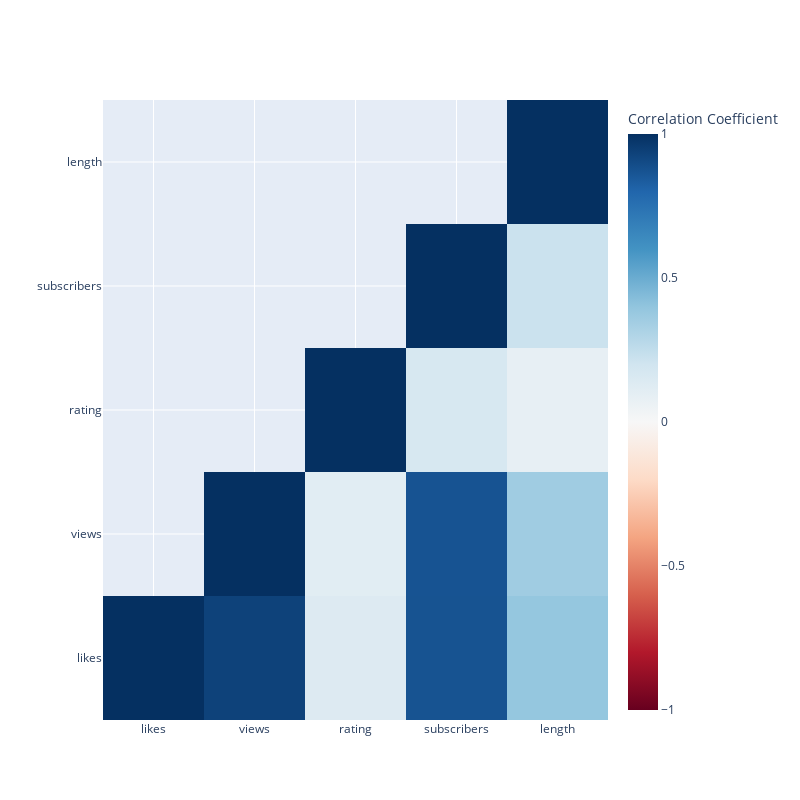

The code cell stored with this chart in its notebook:
### Code cell
data = CSV.copy()

# Compute the correlation matrix for numeric columns
#correlation_matrix = data.select_dtypes(include=[np.number]).corr()

selected_columns = ['likes', 'views', 'rating', 'subscribers', 'length']
correlation_matrix = data[selected_columns].corr()


# Mask the lower triangle of the correlation matrix
mask = np.triu(np.ones_like(correlation_matrix, dtype=bool))

# Mask the top triangle of the correlation matrix
#mask = np.tril(np.ones_like(correlation_matrix, dtype=bool))

correlation_matrix = correlation_matrix.where(mask)

# Create the heatmap
fig = go.Figure(
    data=go.Heatmap(
        z=correlation_matrix.values,
        x=correlation_matrix.columns,
        y=correlation_matrix.columns,
        # Divergent color scale
        colorscale='RdBu',  
        zmin=-1,
        zmax=1,
        colorbar=dict(title="Correlation Coefficient")
    )
)

# Update the layout
fig.update_layout(
    title="",
    xaxis=dict(title=""),
    yaxis=dict(title=""),
    autosize=False,
    width=800,
    height=800
)

# Display the heatmap
fig.show()

### Figure 1 — Plotly figure (JSON) as saved in the notebook; plotly's stock layout.template omitted (floating-point values rounded to 4 significant figures)
{"data": [{"colorbar": {"title": {"text": "Correlation Coefficient"}}, "colorscale": [[0, "rgb(103,0,31)"], [0.1, "rgb(178,24,43)"], [0.2, "rgb(214,96,77)"], [0.3, "rgb(244,165,130)"], [0.4, "rgb(253,219,199)"], [0.5, "rgb(247,247,247)"], [0.6, "rgb(209,229,240)"], [0.7, "rgb(146,197,222)"], [0.8, "rgb(67,147,195)"], [0.9, "rgb(33,102,172)"], [1, "rgb(5,48,97)"]], "type": "heatmap", "x": ["likes", "views", "rating", "subscribers", "length"], "y": ["likes", "views", "rating", "subscribers", "length"], "z": [[1, 0.9323, 0.1389, 0.8717, 0.3902], [null, 1, 0.1161, 0.8706, 0.3562], [null, null, 1, 0.1706, 0.08598], [null, null, null, 1, 0.2204], [null, null, null, null, 1]], "zmax": 1, "zmin": -1}], "layout": {"autosize": false, "height": 800, "title": {"text": ""}, "width": 800, "xaxis": {"title": {"text": ""}}, "yaxis": {"title": {"text": ""}}}}
